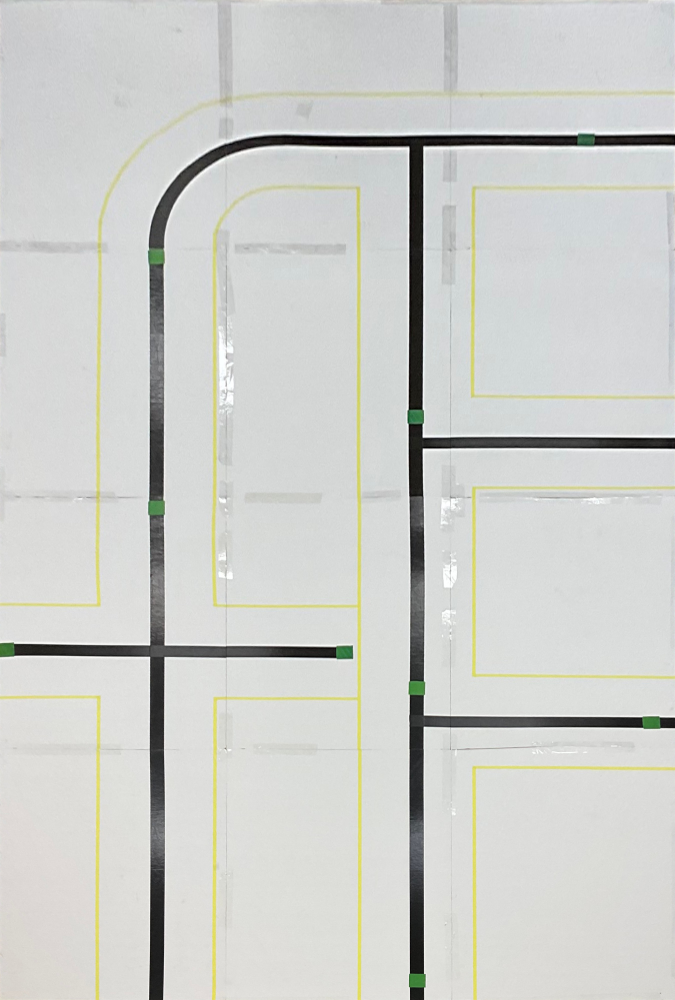
#> input picture bg.jpg, 1350 x 2000 px (shown at 1/2 size)
$ python drive.py   (older library calls are emulated)
#> lines starting #> are read from the running program, lines starting #| are printed output that depends on the picture; after the words box and inside, x2 and y2 are one past the last pixel; in counts of white or black regions, pixels touching at a corner belong together
### carsim.py
from __future__ import print_function, division

import os
import os.path
import cv2
import numpy as np


START_POSITION = np.float64([0.62, 0])
CAMERA_DISPLACEMENT = 0.3
WORLD_WIDTH = 2.7
WORLD_HEIGHT = 3.0
RESOLUTION = (200, 200)
VIEWPORT_WIDTH = 0.2
VIEWPORT_HEIGHT = 0.2
SKY_COLOR = (0, 0, 0)


class CarSimulator(object):
    def __init__(self, jitter=False, delay=0, bg_path=None):
        if bg_path is not None:
            self.background = cv2.imread(bg_path, cv2.IMREAD_COLOR)
        elif os.path.exists('bg.jpg'):
            self.background = cv2.imread('bg.jpg', cv2.IMREAD_COLOR)
        else:
            self.background = np.zeros((40, 27, 3), dtype='uint8')
            self.background += 240
        self.delay = delay + 1
        self.jitter = not not jitter
        self.reset()

    def reset(self):
        self.yaw = np.float64(0)
        self.pos = START_POSITION.copy()
        self.output_buffer = []

        for _ in range(self.delay):
            self.output_buffer.append(self.render_now())

    def step(self, speed, rot, dt=1/30):
        """Advances simulator one step forward.
        You may want to call render() to get rendered image

        :param speed: Speed of the vehicle in meters per second.
        :param rot: Rotational speed of the vehicle in radians per second.
        :param dt: Delta time to advance. Defaults to 30 fps.
        """

        if self.jitter:
            speed *= np.random.uniform(0.9, 1.1)
            rot += np.random.uniform(-0.02, 0.02)
            rot *= np.random.uniform(0.9, 1.1)

        self.pos += np.array([np.sin(self.yaw), np.cos(self.yaw)]) * speed * dt
        self.yaw += -rot * dt

        self.output_buffer.append(self.render_now())
        if self.delay < len(self.output_buffer):
            del self.output_buffer[0]

    def render(self):
        return self.output_buffer[0]

    def render_now(self):
        tex_h, tex_w, _ = self.background.shape
        viewport_w, viewport_h = RESOLUTION

        forward = np.array([np.sin(self.yaw), np.cos(self.yaw)], dtype='float32')
        side = np.array([forward[1], -forward[0]], dtype='float32')

        camera_base = self.pos + forward * CAMERA_DISPLACEMENT - side * VIEWPORT_WIDTH / 2

        # In world coordinates
        src_point = np.array([
            camera_base + forward * VIEWPORT_HEIGHT,
            camera_base + forward * VIEWPORT_HEIGHT + side * VIEWPORT_WIDTH,
            camera_base,
        ])

        # To texture coordinates
        src_point[:, 0] *= tex_w / WORLD_WIDTH
        src_point[:, 1] *= tex_h / WORLD_HEIGHT
        src_point[:, 1] = tex_h - src_point[:, 1]
        src_point = src_point.astype('float32')

        dst_point = np.array([[0, 0], [viewport_w, 0], [0, viewport_h]], dtype='float32')

        matrix = cv2.getAffineTransform(src_point, dst_point)
        dst = cv2.warpAffine(self.background, matrix, RESOLUTION, None, cv2.INTER_LINEAR, cv2.BORDER_CONSTANT, SKY_COLOR)

        return dst


# [8 lines that do not run on import are left out]

### drive.py
# -*- coding: utf-8 -*-
from __future__ import print_function, division

import numpy as np
import cv2
import scipy
import scipy.ndimage
import time


MAX_SPEED = 0.5
MAX_STEER = np.radians(60)

# 시뮬레이터를 위해, 시계를 이만큼 더 느리게 측정함
# 실제 주행시는 1로 설정
CLOCK_SLOWDOWN = 10

# 차량의 회전 중심점으로부터 Bird's eye view 처리 후 이미지 하단까지의 거리 (픽셀 단위)
# Bird's eye view 처리 후 이미지의 높이가 실제 몇 미터인지 재서 비율을 구하면 됨
DIST_CAM_FROM_MASS = 300

# 1px이 몇 미터인지 (meter per pixel)
PIXEL_TO_METER = 0.0001


# [30 lines left out: functions color_filter, nms_vectors, not called in this run]


class SlidingWindowLaneDetector(object):
    def __init__(self):
        pass

    def predict(self, mask):
        MIN_WINDOW_CNT = 15
        WINDOW_WIDTH = 80
        WINDOW_HEIGHT = 8
        WINDOW_CNT = 22

        h, w = mask.shape

        # Make histogram on bottom half
        hist = np.mean(mask[h//2:], axis=0, dtype='float32')
        hist = scipy.ndimage.gaussian_filter1d(hist, 15, mode='nearest')

        img = np.expand_dims(mask, -1)
        img = np.tile(img, [1, 1, 3])

        #mask = mask > 127
        points = []

        delta_x = 0
        curr_x = np.argmax(hist)
        for i in range(WINDOW_CNT):
            offset_x = curr_x.astype('int32') - WINDOW_WIDTH // 2
            offset_x = np.clip(offset_x, 0, w - WINDOW_WIDTH)

            xmin = offset_x
            xmax = xmin + WINDOW_WIDTH
            ymin = h - (i + 1) * WINDOW_HEIGHT
            ymax = h - i * WINDOW_HEIGHT

            window = mask[ymin:ymax, xmin:xmax]
            window = np.mean(window, axis=0)
            colored = np.argwhere(window > 127)
            if colored.size == 0:
                curr_x += delta_x
                continue

            img[ymin:ymax, xmin:xmax, 1:] = 0
            cv2.rectangle(img, (xmin, ymin), (xmax, ymax), (0, 255, 0), 1)

            next_x = offset_x + np.mean(colored)
            delta_x = next_x - curr_x
            curr_x = next_x

            points.append([curr_x, (ymin + ymax) / 2])

        if len(points) < MIN_WINDOW_CNT:
            # TODO: What should I do?
            cv2.imshow('sliding', img)
            return

        points = np.asarray(points, dtype='float32')

        poly = np.polyfit(points[:, 1], points[:, 0], 1)

        lane_draw_y = np.arange(h)
        lane_draw_x = np.polyval(poly, lane_draw_y)
        lane_draw_x += 0.5
        lane_draw_x = lane_draw_x.astype('int32')
        for y, x in zip(lane_draw_y, lane_draw_x):
            if 0 <= x and x < w:
                img[y, x] = [0, 0, 255]

        cv2.imshow('sliding', img)
        cv2.moveWindow('sliding', 600, 0)

        return poly


class HoughLaneDetector(object):
    # [150 lines left out: functions __init__, predict, get_line_proposal, not called in this run]


def stanley(lane, car_speed, img_h, img_w):
    car_speed = max(0.1, car_speed)
    distance = np.polyval(lane, img_h * 0.9) - (img_w / 2)

    derived_lane = np.polyder(lane)
    lane_angle = np.polyval(derived_lane, img_h * 0.9)

    k = 0.01
    theta_err = lane_angle
    lat_err = -distance * np.cos(lane_angle)
    return theta_err + np.arctan(k * lat_err)


class TaskBase(object):
    def __init__(self):
        self.completed = False

    def on_start(self, prev_task):
        return

    def on_camera(self, *args):
        return


class TurnStillTask(TaskBase):
    def __init__(self, target_deg, direction, finish_on_lane=False, finish_on_task=None):
        """
        :param bool finish_on_lane: 차선이 보이면 쫑료할지 여부
        :param TaskBase | None finish_on_task: 주어진 task가 completed가 되면 종료
        """
        super(TurnStillTask, self).__init__()
        self.target_rad = np.radians(target_deg, dtype='float32')
        if direction == 'left':
            self.rot_speed = MAX_STEER
        else:
            self.rot_speed = -MAX_STEER
        self.finish_on_lane = finish_on_lane
        self.finish_on_task = finish_on_task
        self.frames_no_estimate = 2
        self.frames_can_estimate = 7
        self.turning_speed = self.rot_speed
        self.start_time = 0
        self.prev_lines = []
        self.prev_time = None

    def set_degree(self, target_deg):
        self.target_rad = np.radians(target_deg, dtype='float32')

    # [79 lines left out: functions on_start, on_camera, not called in this run]


class TurnMovingTask(TaskBase):
    def __init__(self, direction, finish_on_lane=False):
        """
        :param str direction: 회전하는 방향 "left" 혹은 "right"
        :param bool finish_on_lane: 일정 시간 이상 회전한 후 차선이 보이면 완료 처리할지 여부
        """
        super(TurnMovingTask, self).__init__()
        if direction == 'left':
            self.rotate_sign = 1
        else:
            self.rotate_sign = -1

        self.finish_on_lane = finish_on_lane
        self.speed = MAX_SPEED / 4
        self.rot_time = 0
        self.rot_speed = 0
        self.start_time = 0

    # [36 lines left out: functions on_start, on_camera, not called in this run]


class SleepTask(TaskBase):
    def __init__(self, sec):
        super(SleepTask, self).__init__()
        self.timer = None
        self.sec = sec

    # [5 lines left out: function on_camera, not called in this run]


class HaltTask(TaskBase):
    def __init__(self, sec=None):
        super(HaltTask, self).__init__()
        self.timer = None
        self.sec = sec

    # [7 lines left out: function on_camera, not called in this run]


class WaitCrossTask(TaskBase):
    def __init__(self, far=0.9, left=False, right=False):
        """
        :param float far: 0-1 range to detect upto how far away (0=near, 1=far)
        :param bool left: Whether to wait for left side of cross
        :param bool right: Whether to wait for right side of cross
        """
        super(WaitCrossTask, self).__init__()

        if not left and not right:
            raise RuntimeError('Either left or right needs to be present!')

        self.near = 1 - far
        self.left = left
        self.right = right
        self.detected_dist = None

    def on_camera(self, has_lane, lane, img, lane_mask, green_mask):
        HEIGHT_WINDOW = 50
        LANE_WIDTH = 100

        if not has_lane:
            return

        h, w = lane_mask.shape

        y_far = np.clip(self.near * h - HEIGHT_WINDOW, 0, h - 1).astype('int32')
        y_near = np.clip(self.near * h + HEIGHT_WINDOW, y_far + 1, h).astype('int32')
        roi = lane_mask[y_far:y_near]
        lane_x = np.polyval(lane, np.arange(y_far, y_near, dtype='float32'))

        edges = cv2.Canny(roi, 50, 120)
        visualize = np.tile(np.expand_dims(edges, axis=-1), [1, 1, 3])
        lines = cv2.HoughLinesP(edges, 1, np.radians(0.1), 20, None, 40, 40)

        if lines is None:
            lines = np.empty((0, 4), dtype='float32')
        else:
            lines = lines[:, 0].astype('float32')

        direction = lines[:, :2] - lines[:, 2:]
        magnitude = np.linalg.norm(direction, keepdims=True, axis=-1)
        direction /= magnitude

        # 해당 선분이 차선의 왼쪽인지 오른쪽인지 표시
        left = np.zeros(len(lines), dtype='bool')
        right = np.zeros(len(lines), dtype='bool')

        lane_left = lane_x - (LANE_WIDTH / 2)
        lane_right = lane_x + (LANE_WIDTH / 2)

        lane_direction = np.asarray([
            np.polyval(lane, y_near) - np.polyval(lane, y_far),
            y_near - y_far
        ], dtype='float32')
        lane_direction /= np.linalg.norm(lane_direction)

        for i in range(len(lines)):
            # 차선과 가깝거나 수평인 직선 제거
            if 0.2 <= np.abs(np.dot(direction[i], lane_direction)):
                continue

            mean_y = np.mean(lines[i, 1::2])
            lane_idx = np.clip((mean_y - y_far).astype('int32'), 0, len(lane_x))
            if np.all(lane_left[lane_idx] < lines[i, 0::2]) and np.all(lines[i, 0::2] < lane_right[lane_idx]):
                continue
            if np.any(lines[i, 0::2] <= lane_left[lane_idx]):
                left[i] = True
            if np.any(lane_right[lane_idx] <= lines[i, 0::2]):
                right[i] = True

        accepted = None

        if self.left and self.right:
            if 2 <= np.sum(left) and 2 <= np.sum(right):
                accepted = left | right
        elif self.left:
            if 2 <= np.sum(left):
                accepted = left
        else:
            if 2 <= np.sum(right):
                accepted = right

        if accepted is not None:
            self.detected_dist = DIST_CAM_FROM_MASS + h - np.max(lines[accepted, 1::2])
            self.completed = True

        # visualize
        for i, line in enumerate(lines):
            pt1 = int(line[0]), int(line[1])
            pt2 = int(line[2]), int(line[3])
            if left[i] and right[i]:
                color = (255, 255, 0)
            elif left[i]:
                color = (255, 0, 0)
            elif right[i]:
                color = (0, 255, 0)
            else:
                color = (0, 0, 255)
            cv2.line(visualize, pt1, pt2, color, 2)

        cv2.imshow('cross', visualize)
        cv2.moveWindow('cross', 300, 400)


class WaitGreenMarkerTask(TaskBase):
    def __init__(self, far=None):
        """
        :param float far: 0-1 range to detect upto how far away (0=near, 1=far)
        """
        super(WaitGreenMarkerTask, self).__init__()
        if far is not None:
            self.far = far
        else:
            self.far = 0.5

    # [24 lines left out: function on_camera, not called in this run]


class Drive(object):
    def __init__(self):
        self.last_log = time.time()
        self.do_movement = None
        self.lane_detector = SlidingWindowLaneDetector()
        self.lane = None
        self.curr_speed = 0
        self.curr_rot = 0
        self.task_idx = 0
        self.tasks = [
            # TurnStillTask(90, 'left'),
            # HaltTask(),
            # SleepTask(999999),

            WaitCrossTask(left=True, right=True),
            TurnMovingTask('right'),
            WaitGreenMarkerTask(0.2),
            TurnStillTask(90, 'right'),
            HaltTask(0.5),
            TurnStillTask(90, 'right', finish_on_lane=True),

            TurnMovingTask('right'),
            WaitGreenMarkerTask(),
            SleepTask(1),
            # obj 2
            WaitGreenMarkerTask(1.0),
            TurnStillTask(90, 'left'),
            TurnStillTask(90, 'right', finish_on_lane=True),
            WaitGreenMarkerTask(),
            # obj 3
            WaitGreenMarkerTask(),
            # obj 4
            TurnMovingTask('left'),
            WaitGreenMarkerTask(),
            HaltTask(),
        ]

    def on_camera(self, img):
        start_time = time.time()

        cv2.imshow('img', img)
        cv2.moveWindow('img', 0, 0)

        lane_mask = np.maximum(img[:, :, 0], img[:, :, 2])
        lane_mask = 255 - lane_mask

        green_mask = cv2.cvtColor(img, cv2.COLOR_BGR2HSV)
        green_mask = cv2.inRange(green_mask, (40, 80, 0), (80, 255, 255))
        cv2.imshow('green_mask', green_mask)
        cv2.moveWindow('green_mask', 300, 0)

        new_lane = self.lane_detector.predict(lane_mask)
        if new_lane is not None:
            self.lane = new_lane

        if self.lane is None:
            return

        if self.task_idx < len(self.tasks):
            now_task = self.tasks[self.task_idx]
            task_ret = now_task.on_camera(new_lane is not None, self.lane, img, lane_mask, green_mask)
            if now_task.completed:
                self.task_idx += 1
                if self.task_idx < len(self.tasks):
                    print('Task is now '+repr(self.tasks[self.task_idx]))
                    self.tasks[self.task_idx].on_start(now_task)
                else:
                    print('Task is now None')
        else:
            task_ret = None

        if task_ret is None:
            # Drive by lane
            new_speed = MAX_SPEED
            new_rot = stanley(self.lane, self.curr_speed, img.shape[0], img.shape[1])
        else:
            new_speed, new_rot = task_ret

        new_speed = np.clip(new_speed, -MAX_SPEED, MAX_SPEED)
        new_rot = np.clip(new_rot, -MAX_STEER, MAX_STEER)

        self.curr_speed = self.curr_speed * 0.6 + new_speed * 0.4
        self.curr_rot = self.curr_rot * 0.6 + new_rot * 0.4

        end_time = time.time()
        if 5 <= end_time - self.last_log:
            self.last_log = end_time
            print('Processing took %.1f ms' % (end_time - start_time,))

        if self.do_movement is not None:
            self.do_movement(self.curr_speed, self.curr_rot)


def test_drive():
    from carsim import CarSimulator

    sim = CarSimulator(jitter=False, delay=0)
#> in __init__, self.background is the input picture: shape (2000, 1350, 3); mean B, G, R 203.4, 207, 205.7
#> the loop in reset, `for _ in range(self.delay):` made 1 pass
#> pass 1, in render_now, `dst = cv2.warpAffine(self.background, matrix, RESOLUTION, None, cv2.IN..`:
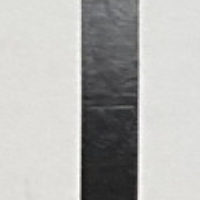
#> dst: shape (200, 200, 3); mean B, G, R 177.5, 179.7, 179.9
#> after the loop in reset, `for _ in range(self.delay):`: self.output_buffer = 1 item
    sim.reset()

    sim.step(0.5, 0, 1)

    drive = Drive()
    drive.do_movement = sim.step

    while True:
        cam = sim.render()
        drive.on_camera(cam)
#> in on_camera, `lane_mask = 255 - lane_mask`:
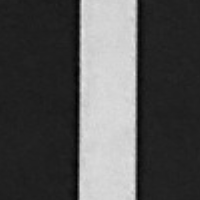
#> lane_mask: shape (200, 200); min 0, max 235, mean 81.9
#> in on_camera, `green_mask = cv2.cvtColor(img, cv2.COLOR_BGR2HSV)`: green_mask: shape (200, 200, 3); mean H, S, V 33.1, 2.7, 173.5
#> in on_camera, `green_mask = cv2.inRange(green_mask, (40, 80, 0), (80, 255, 255))`: green_mask: shape (200, 200); every value is 0
#> in predict, `hist = np.mean(mask[h//2:], axis=0, dtype='float32')`: hist = 200 values, max 214 at index 100, min 5.94 at index 76, mean 82.16
#> in predict, `hist = scipy.ndimage.gaussian_filter1d(hist, 15, mode='nearest')`: hist = 200 values, max 200.9 at index 107, min 31.8 at index 0, mean 82.17
#> in predict, `curr_x = np.argmax(hist)`: curr_x = 107
#> the loop in predict, `for i in range(WINDOW_CNT):` made 22 passes
#> (offset_x, xmin, xmax, next_x, delta_x) on passes 1 to 12: (67, 67, 147, 107, 0), (67, 67, 147, 107, 0), (67, 67, 147, 107, 0), (67, 67, 147, 107, 0), (67, 67, 147, 107, 0), (67, 67, 147, 107, 0), (67, 67, 147, 107.5, 0.5), (67, 67, 147, 107.5, 0), (67, 67, 147, 107.5, 0), (67, 67, 147, 107.5, 0), (67, 67, 147, 107.5, 0), (67, 67, 147, 107.5, 0)
#> after the loop in predict, `for i in range(WINDOW_CNT):`:
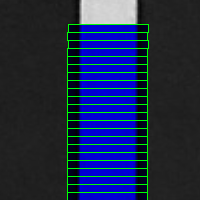
#> img: shape (200, 200, 3); mean of channels 0, 1, 2 74.7, 40, 26.6; drawn as B, G, R
#> after the loop in predict, `for i in range(WINDOW_CNT):`: points = [[107, 196], [107, 188], [107, 180], [107, 172], [107, 164], [107, 156], [107.5, 148], [107.5, 140], [107.5, 132], [107.5, 124], [107.5, 116], [107.5, 108], [107.5, 100], [107.5, 92], [107.5, 84], [107.5, 76], [107.5, 68], [107.5, 60], [108, 52], [107.5, 44], [108, 36], [108, 28]]
#> in predict, `points = np.asarray(points, dtype='float32')`: points = 22 rows, first 8: [107, 196], [107, 188], [107, 180], [107, 172], [107, 164], [107, 156], [107.5, 148], [107.5, 140]
#> in predict, `poly = np.polyfit(points[:, 1], points[:, 0], 1)`: poly = [-0.00533, 108]
#> in predict, `lane_draw_x = np.polyval(poly, lane_draw_y)`: lane_draw_x = 200 values, max 108 at index 0, min 107 at index 199, mean 107.5
#> in predict, `lane_draw_x += 0.5`: lane_draw_x = 200 values, max 108.5 at index 0, min 107.5 at index 199, mean 108
#> in predict, `lane_draw_x = lane_draw_x.astype('int32')`: lane_draw_x = 200 values, max 108 at index 0, min 107 at index 100, mean 107.5
#> after the loop in predict, `for y, x in zip(lane_draw_y, lane_draw_x):`:
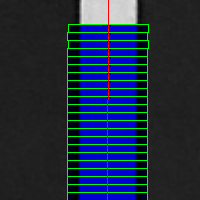
#> img: shape (200, 200, 3); 0.5% of pixels changed, all inside (x1, y1, x2, y2) = (107, 0, 109, 200); drawn as B, G, R
#> in on_camera, `new_lane = self.lane_detector.predict(lane_mask)`: new_lane = [-0.00533, 108]
#> in on_camera, `roi = lane_mask[y_far:y_near]`:
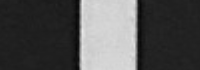
#> roi: shape (70, 200); min 5, max 235, mean 81.5
#> in on_camera, `lane_x = np.polyval(lane, np.arange(y_far, y_near, dtype='float32'))`: lane_x = 70 values, max 108 at index 0, min 107.7 at index 69, mean 107.8
#> in on_camera, `edges = cv2.Canny(roi, 50, 120)`:
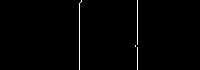
#> edges: shape (70, 200); 1% white in thin lines or dots, all inside (x1, y1, x2, y2) = (79, 0, 138, 70)
#> in on_camera, `lines = cv2.HoughLinesP(edges, 1, np.radians(0.1), 20, None, 40, 40)`: lines = [[137, 69, 137, 0], [79, 69, 79, 3]]
#> in on_camera, `direction = lines[:, :2] - lines[:, 2:]`: direction = [[0, 69], [0, 66]]
#> in on_camera, `magnitude = np.linalg.norm(direction, keepdims=True, axis=-1)`: magnitude = [69, 66]
#> in on_camera, `direction /= magnitude`: direction = [[0, 1], [0, 1]]
#> in on_camera, `left = np.zeros(len(lines), dtype='bool')`: left = [False, False]
#> in on_camera, `lane_left = lane_x - (LANE_WIDTH / 2)`: lane_left = 70 values, max 58.03 at index 0, min 57.66 at index 69, mean 57.84
#> in on_camera, `lane_right = lane_x + (LANE_WIDTH / 2)`: lane_right = 70 values, max 158 at index 0, min 157.7 at index 69, mean 157.8
#> in on_camera, `lane_direction = np.asarray([ np.polyval(lane, y_near) - np.polyval(la..`: lane_direction = [-0.373, 70]
#> in on_camera, `lane_direction /= np.linalg.norm(lane_direction)`: lane_direction = [-0.00533, 1]
#> the loop in on_camera, `for i in range(len(lines)):` made 2 passes
#> the loop in on_camera, `for i, line in enumerate(lines):` made 2 passes
#> (pt1, pt2, color) on passes 1 to 2: ((137, 69), (137, 0), (0, 0, 255)), ((79, 69), (79, 3), (0, 0, 255))
#> after the loop in on_camera, `for i, line in enumerate(lines):`:
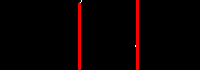
#> visualize: shape (70, 200, 3); mean of channels 0, 1, 2 0.1, 0.1, 7.6; drawn as B, G, R
#> in stanley, `distance = np.polyval(lane, img_h * 0.9) - (img_w / 2)`: distance = 7.07
#> in stanley, `derived_lane = np.polyder(lane)`: derived_lane = [-0.00533]
#> in stanley, `lane_angle = np.polyval(derived_lane, img_h * 0.9)`: lane_angle = -0.00533
#> in stanley, `lat_err = -distance * np.cos(lane_angle)`: lat_err = -7.07
#> in on_camera, `new_rot = stanley(self.lane, self.curr_speed, img.shape[0], img.shape[..`: new_rot = -0.0759
#> in on_camera, `self.curr_rot = self.curr_rot * 0.6 + new_rot * 0.4`: self.curr_rot = -0.0304

        if cv2.waitKey(330) & 0xff == ord('q'):
#> (key q is pressed here)
            break
        if cv2.getWindowProperty('img', cv2.WND_PROP_VISIBLE) < 1:
            break

if __name__ == '__main__':
    np.seterr(all='raise')
    test_drive()
